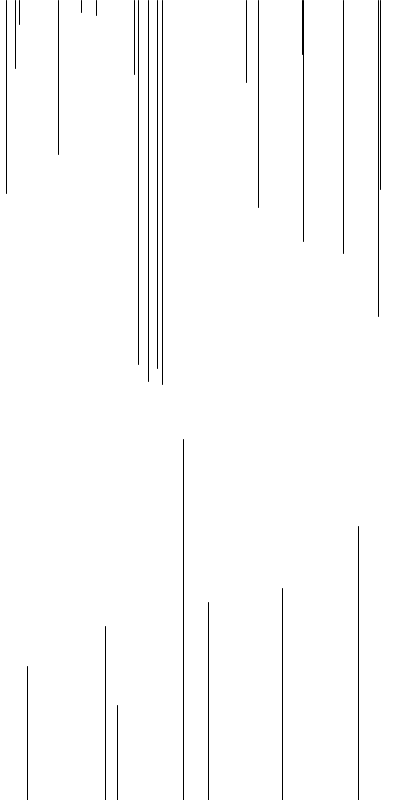
Frame 1 (no input)
Frame 60 (the mouse pressed at the canvas centre just before this capture): identical to frame 1, image omitted
Frame 120 (the mouse held since frame 60 and released just before this capture): identical to frame 1, image omitted

The Processing sketch that drew this single still picture (run headless with seeded random() and noise(); from frame 60 on, the mouse is pressed at the canvas centre):

// Processing sketch: Exercise_9
// ── Exercise_9.pde
float [] values;
void settings() {
  size(400, 800);
}
void setup() {
  values = new float[50];
  for (int i = 0; i < 50; i++) {
    float val;
    if (i % 2 == 0) {
      val = random(width);
      values[i] = val;
    } else {
      val = random(height);
      values[i] = val;
    }
  }
  println(values);
}
void draw() {
  background(255);
  for (int i = 0; i < 50; i += 2) {
    float xpos = values[i];
    float ypos = values[i+1];
    if (ypos > height/2) {
      line(xpos, ypos, xpos, height);  
    } else {
      line(xpos, ypos, xpos, 0);
    }
  }
}


//", ".join(arrayname)
